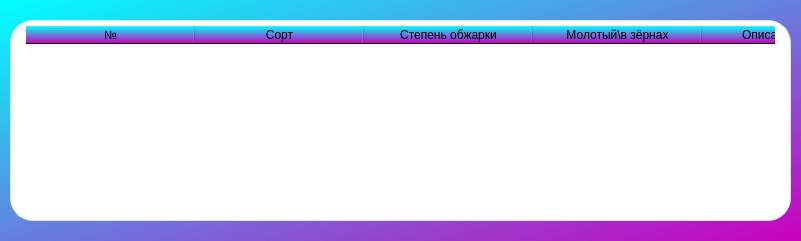
<?xml version="1.0" encoding="UTF-8"?>
<ui version="4.0">
 <class>MainWindow</class>
 <widget class="QMainWindow" name="MainWindow">
  <property name="geometry">
   <rect>
    <x>0</x>
    <y>0</y>
    <width>801</width>
    <height>241</height>
   </rect>
  </property>
  <property name="windowTitle">
   <string>MainWindow</string>
  </property>
  <property name="styleSheet">
   <string notr="true">QMainWindow {
ContentsMargins: (0, 0, 0, 0)
}</string>
  </property>
  <widget class="QWidget" name="centralwidget">
   <property name="styleSheet">
    <string notr="true">QWidget {
background-color: qlineargradient(spread:reflect, x1:0, y1:0, x2:1, y2:1, stop:0 rgba(0, 255, 255, 255), stop:1 rgba(203, 0, 190, 255));
}

QWidget {
ContentsMargins : (0, 0, 0, 0)
}</string>
   </property>
   <widget class="QTableWidget" name="tableWidget">
    <property name="geometry">
     <rect>
      <x>10</x>
      <y>20</y>
      <width>781</width>
      <height>201</height>
     </rect>
    </property>
    <property name="sizePolicy">
     <sizepolicy hsizetype="Expanding" vsizetype="Expanding">
      <horstretch>0</horstretch>
      <verstretch>0</verstretch>
     </sizepolicy>
    </property>
    <property name="font">
     <font>
      <pointsize>10</pointsize>
     </font>
    </property>
    <property name="styleSheet">
     <string notr="true">QTableWidget {
 background-color: rgb(255, 255, 255);
  border-radius: 23px;
  border: 1px solid #e0e4e7;
  padding: 5px 15px;
}
</string>
    </property>
    <property name="horizontalScrollBarPolicy">
     <enum>Qt::ScrollBarAlwaysOff</enum>
    </property>
    <property name="sizeAdjustPolicy">
     <enum>QAbstractScrollArea::AdjustToContents</enum>
    </property>
    <property name="editTriggers">
     <set>QAbstractItemView::NoEditTriggers</set>
    </property>
    <attribute name="horizontalHeaderVisible">
     <bool>true</bool>
    </attribute>
    <attribute name="horizontalHeaderCascadingSectionResizes">
     <bool>false</bool>
    </attribute>
    <attribute name="horizontalHeaderDefaultSectionSize">
     <number>169</number>
    </attribute>
    <attribute name="horizontalHeaderHighlightSections">
     <bool>false</bool>
    </attribute>
    <attribute name="verticalHeaderVisible">
     <bool>false</bool>
    </attribute>
    <attribute name="verticalHeaderHighlightSections">
     <bool>false</bool>
    </attribute>
    <column>
     <property name="text">
      <string>№</string>
     </property>
    </column>
    <column>
     <property name="text">
      <string>Сорт</string>
     </property>
    </column>
    <column>
     <property name="text">
      <string>Степень обжарки</string>
     </property>
    </column>
    <column>
     <property name="text">
      <string>Молотый\в зёрнах</string>
     </property>
    </column>
    <column>
     <property name="text">
      <string>Описание вкуса</string>
     </property>
    </column>
    <column>
     <property name="text">
      <string>Цена</string>
     </property>
    </column>
    <column>
     <property name="text">
      <string>Объём упоковки</string>
     </property>
    </column>
   </widget>
  </widget>
 </widget>
 <resources/>
 <connections/>
</ui>
